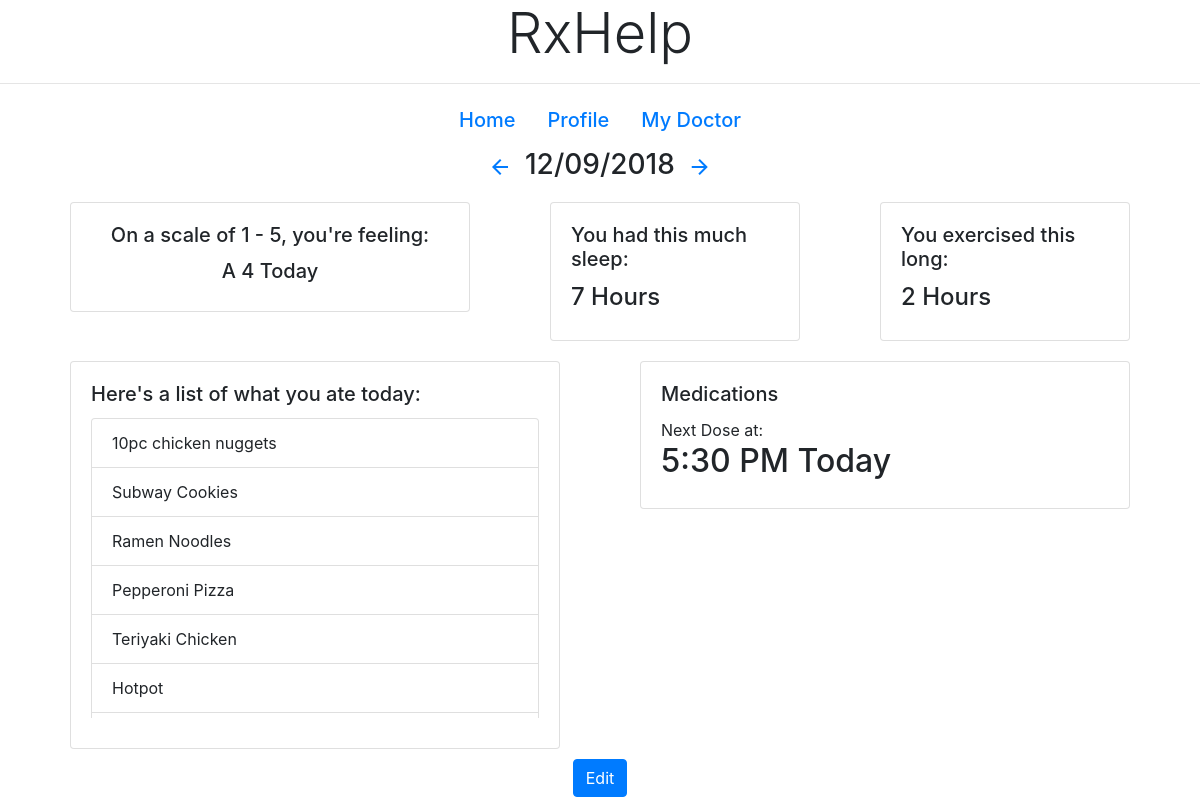
Before: /patientHome/9438 with the older database file.
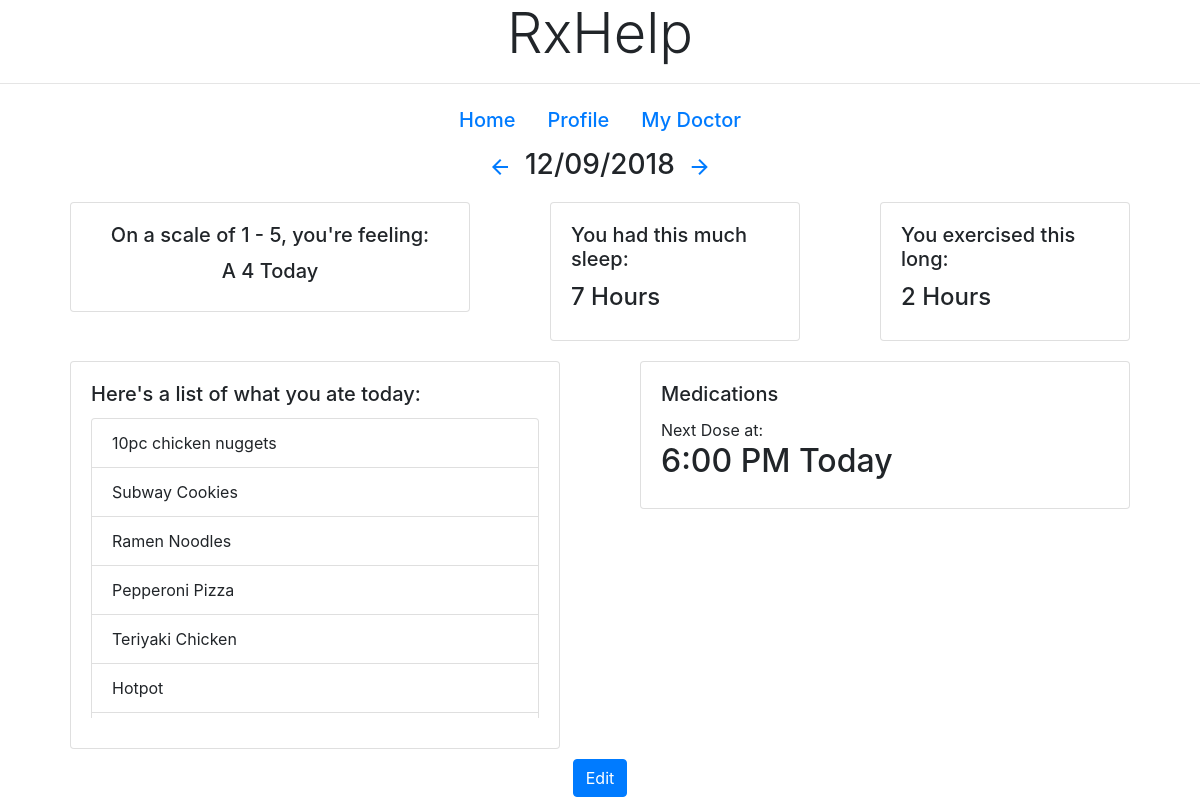
After: the same page with the newer database file.
### tables this page shows
CREATE TABLE entries(
date DATE NOT NULL,
patient_id INT,
entry_id INT PRIMARY KEY,
mood INT, 
sleep INT,
exercise INT,
medication TIME NOT NULL,
diet VARCHAR(255) NOT NULL,
img LONGBLOB NOT NULL
);

CREATE TABLE foods(
food VARCHAR(255) NOT NULL,
id_num INT NOT NULL
);

### app.py (the view)
@app.route('/patientHome/<id_num>', methods=["GET", "POST"])
def homeP(id_num):
    cur = conn.cursor()
    cur.execute("select * from entries where patient_id = ? and date = strftime('%m/%d/%Y', 'now')", (id_num,))
    data = cur.fetchall()
    cur.execute("select * from foods where id_num = ?", (id_num,))
    foods = cur.fetchall()
    return render_template('patient/patientHome.html', data=data, foods=foods)

### templates/patient/patientHome.html (shortened to what this page needs)
<!DOCTYPE html>
<html lang="en">
<head>
  <link rel="stylesheet" href="https://stackpath.bootstrapcdn.com/bootstrap/4.1.3/css/bootstrap.min.css"
>
</head>
<body>
<b><h1 style="text-align: center;" class="display-4">RxHelp</h1></b>
<hr>
<ul class="nav justify-content-center">
  <li class="nav-item">
    <a class="nav-link active" href=""><h5>Home</h5></a>
  </li>
  <li class="nav-item">
    <a class="nav-link" href="/patientProfile"><h5>Profile</h5></a>
  </li>
  <li class="nav-item">
    <a class="nav-link" href="/patientMyDoctor"><h5>My Doctor</h5></a>
  </li>
</ul>
  {% for o in data %}
<div id="boxy" class="container">
  <div class="row" style="margin: auto; max-width: 250px">
      <a HREF="#" class="btn btn-lrg-2"><i class="material-icons">arrow_back</i> </a>
      <h3>{{o[0]}}</h3>
      <a HREF="#" class="btn btn-lrg-2"><i class="material-icons">arrow_forward</i> </a>
  </div>
  <div id="myUL">
    <div class="row">
      <div class="col">
        <div class="col">
          <div style="margin: 10px; width: 400px" class="card">
            <div class="card-body" align="center">
              <h5 class="card-title">On a scale of 1 - 5, you're feeling:  </h5>
               <h5>A {{o[3]}} Today</h5>
            </div>
          </div>
        </div>
      </div>
      <div class="col">
        <div class="col">
          <div style="margin: 10px;" id="sleep" class="card">
            <div class="card-body">
              <h5 class="card-title">You had this much sleep:</h5>
              <h4>{{o[4]}} Hours</h4>
            </div>
          </div>
        </div>
      </div>
      <div class="col">
        <div class="col">
          <div style="margin: 10px;" id="exercise" class="card" style="width: 18rem;">
            <div class="card-body">
              <h5 class="card-title">You exercised this long:</h5>
              <h4>{{o[5]}} Hours</h4>
            </div>
          </div>
        </div>
      </div>
    </div>
    <div id="row2">
      <div class="center row">
        <div class="col center">
          <div class="col">
            <div style="margin: 10px" id="Food" class="card">
              <div class="card-body">
                <h5 class="card-title">Here's a list of what you ate today:</h5>
                <ul class="list-group">
                  {% for f in foods %}
                  <li class="list-group-item">{{f[0]}}</li>
                  {% endfor %}
                </ul>
              </div>
            </div>
          </div>
        </div>
        <div class="col">
          <div class="col">
            <div style="margin: 10px;" id="medication" class="card" style="width: 18rem;">
              <div class="card-body">
                <h5 class="card-title">Medications</h5>
                <a>Next Dose at:</a><br>
                <h2>{{o[6]}} {{o[7]}} Today</h2>
              </div>
            </div>
          </div>
        </div>
      </div>
    </div>
    <div align="center">
      <a type="button" class="btn btn-primary" href="/patientHome/edit/{{o[1]}}">Edit</a>
    </div>
  </div>
</div>
{% endfor %}
</body>
</html>

### templates/patient/patientHome.html (style rules this page uses)
body { background-image: url("https://patientengagementhit.com/images/site/features/_large/patient-healthcare-access-header.jpg"); background-size: auto auto; }
.list-group { max-height: 300px; margin-bottom: 10px; overflow:scroll; -webkit-overflow-scrolling: touch; }
#boxy { background-color: rgba(255, 255, 255, 0.6); }

Changed rows visible on the page:
changed entries "PM": medication "5:30" → "6:00"
